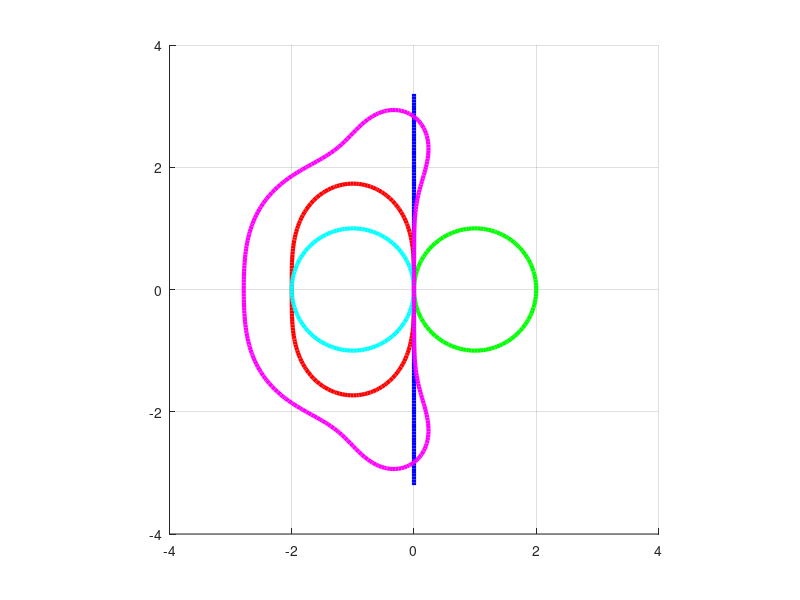

MATLAB code for this plot: (Note: this script raises an error after producing the figure.)
% Visualize the amplification factor by plotting the level curve at 1.0


n=140;
xlim = 3.2; ylim = 3.2;
[x,y] = meshgrid(linspace(-xlim,xlim,n),linspace(-ylim,ylim,n));
dtlambda = x + 1i*y;
% Modified Euler
meul = abs(1 + dtlambda + 0.5*dtlambda.^2);
% Backward Euler
beul = 1./abs(1 - dtlambda);
% Trapezoidal
trap = abs(1 + dtlambda)./abs(1 - dtlambda);
% Forward Euler
feul = abs(1 + dtlambda);
% Fourth order explicit Runge-Kutta
rk4 = abs(1+ dtlambda.^1/1+ dtlambda.^2/2+ dtlambda.^3/6+ dtlambda.^4/24);
colors ='rgbcmk';
for s ={meul,beul,trap,feul,rk4}
    Stability =s{1};
%     surf(x,y,Stability,'edgecolor','none')
    hold on
    [C,H] =  contour3(x,y,Stability,[1, 1],colors(1));
    set(H,'linewidth', 3);
    colors =colors(2:end);
end
axis equal%, axis off
axis([-4 4 -4 4 0 8])
grid on
labels('$\mathrm{Re}(\Delta{t}\;\lambda)$','$\mathrm{Im}(\Delta{t}\;\lambda)$')
